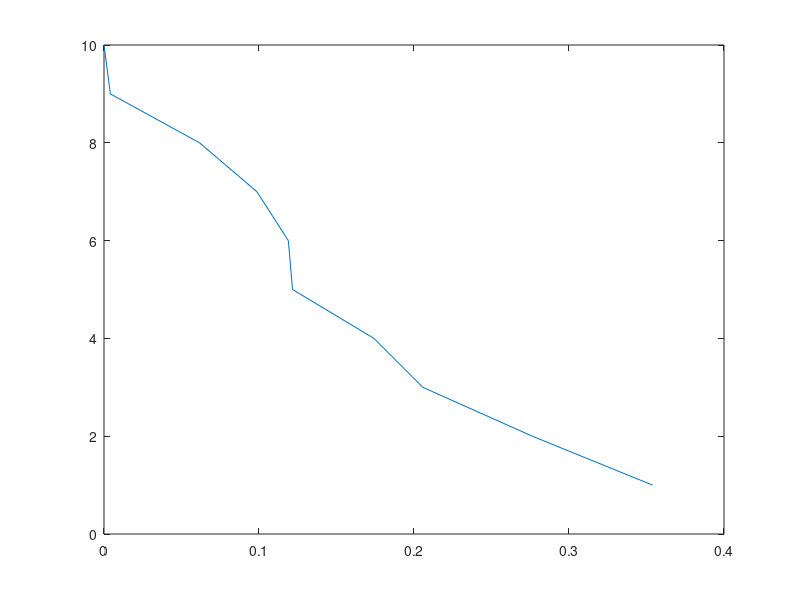

This chart was generated by the following MATLAB code: (Note: this script raises an error after producing the figure.)
%Single Step


clear all
close all

simulationtime=8000;
InitialFilamentSize= 1000;

L=zeros(1,InitialFilamentSize)

kMotorOn=15;
kMotorOff=20;

M(1)=size(L,2); %Shows length of filament over time
T(1)=1;

 InitialFilamentSize=[10:10:500];
for j=(1:size(InitialFilamentSize,2))
    

%~~~Concentration Versus Depolymerization Rate Stuff~~~~~~~~~~~~~~~~~~~~~~~
    %--(Comment Out Everything until next line when not changing concentration)
% Concentration=[1:10:100 100:50:1000 1100:100:2000];
% 
% for j=(1:size(Concentration, 2))
% 
%     C=Concentration(j);
% ~~~~~~~~~~~~~~~~~~~~~~~~~~~~~~~~~~~~~~~~~~~~~~~~~~~~~~~~~~~~~~~~~~~~~~~~~

%       C=1; %Use this when making the code concentration independent (Don't comment out when changing initial lengths)
    
%---Parameters, don't comment out------------------------------------------
    
    
    %Changing Initial Lengths
          L=zeros(1,InitialFilamentSize(j));
              M=zeros(1,InitialFilamentSize(j));
    %%Constant Initial Lengths
%         L=zeros(1,InitialFilamentSize);
%         M=zeros(1,InitialFilamentSize);
     
    
    M(1)=size(L,2); %Shows length of filament over time
    T=zeros(1,simulationtime-1);
    T(1)=0;
    
    i=1;
%--------------------------------------------------------------------------




while i<(simulationtime-1) && size(L,2)>1
    
    %k1
        k1=kMotorOff;
   
    
    %ktotal
    ktotal=k1;
    
    DT(i)=exprnd(1/ktotal);
    L(end)=[];
    
    
    
    
    M(i+1)=size(L,2);
    T(i+1)=T(i)+DT(i);
    i=i+1
end

t=T>0;
TReal=T(t);
TReal=[0 TReal]; %this makes it so the first zero column (when the time is truly zero) is added back in

m=M>0;
MReal=M(m);
%~~~FOR MULTIPLE CONCENTRATION LINE GRAPHS~~~~~~~~~~~~~~~~~~~~~~~~~~~~~~~~~

% figure(1)
% colors=jet(size(Concentration,2));
%  p=plot(TReal,MReal);
% p.Color=colors(j,:);
% 
%  xlabel('Time')
%  ylabel('Length')
%  title('Length of Filament Versus Time')
% 
% FitofGraphs=polyfit(TReal.',MReal.',1);
% SlopeofGraphsMatrix1(j)=abs(FitofGraphs(1));
% 
% legendname=strcat('Concentration=',num2str(Concentration(j)),' & Slope=', num2str(SlopeofGraphsMatrix1(j)));
% p.DisplayName=legendname;
% legend show
% 
% hold on


% end

%~~~FOR MULTIPLE INITAL LENGTHS LINE GRAPH~~~~~~~~~~~~~~~~~~~~~~~~~~~~~~~~~
figure(1)
colors=jet(size(InitialFilamentSize,2));
p=plot(TReal,MReal);
p.Color=colors(j,:);

xlabel('Time')
ylabel('Length')
title('Length of Filament Versus Time When kOn<kOff')

FitofGraphs=polyfit(TReal.',MReal.',1);
SlopeofGraphsMatrix(j)=abs(FitofGraphs(1));

legendname=strcat('InitialLength',num2str(InitialFilamentSize(j)),' & Slope=', num2str(SlopeofGraphsMatrix(j)));
p.DisplayName=legendname;
legend show

hold on

end
%--------------------------------------------------------------------------

%~~~FOR INITIAL LENGTHS VERSUS DEPOLYMERIZATION RATE SCATTER PLOT~~~~~~~~~~
figure(2)
 sz=200
 n=scatter(InitialFilamentSize,SlopeofGraphsMatrix, sz, 'filled','g')
 xlabel('Initial Lengths','fontsize',40)
 ylabel('Depolymerization Rates','fontsize',40)
 title('Initial Lengths Versus Depolymerization Rate','fontsize',40)
 n.DisplayName=('Simulated Data')
 hold on
 y=kMotorOff
 r=line([0,InitialFilamentSize(end)],[y,y],'LineWidth',3,'Color','m')
 r.DisplayName=('Theory=kOff')
 legend show
 LEGH=legend
 LEGH.FontSize=40

 
 hold off
%--------------------------------------------------------------------------
 

%~~~FOR CONCENTRATION VERSUS DEPOLYMERIZATION SCATTER PLOT~~~~~~~~~~~~~~~
% 
%  hold off
%  
%  
%  figure(2)
%  sz=200
%  n=scatter(Concentration,SlopeofGraphsMatrix1,sz)
%  xlabel('Concentration','fontsize',40)
%  ylabel('Depolymerization Rates','fontsize',40)
%  title('Depolymerization Rates Versus Concentration of Motors','fontsize',40)
%  
%  n.Marker=('o')
%  n.MarkerFaceColor=('g')
%  n.MarkerEdgeColor=('g')
%  n.DisplayName=('Simulated Data')
%  
%  hold on
%  
% %  err=ones(size(Concentration))
% %  o=errorbar(Concentration, SlopeofGraphsMatrix1, err,'LineStyle','none')
% %  o.DisplayName=('Error')
% %  o.Color=('m')
%  
%  hold on
%  
% 
%  y=kMotorOff;
%  r=line([0,Concentration(end)],[y,y],'LineWidth',3,'Color','m')
%  r.DisplayName=('Theory=kOff')
%  
%  legend show
%  LEGH=legend;
%  LEGH.FontSize=40
%  hold off
 
 %-------------------------------------------------------------------------

figure(3)
plot(TReal,M,'b')
xlabel('Time','fontsize',40)
ylabel('Length','fontsize',40)
title('Length of Filament Versus Time','fontsize',40)

figure(4)

histogram(DT,'Normalization','pdf','FaceColor','b')

xlabel('Waiting Time','fontsize',40)
ylabel('Probability','fontsize',40)

title('Simulated Probability Distribution With Theoretical Probability Distribution','fontsize',40)
hold on


y=(kMotorOn*kMotorOff/(kMotorOn-kMotorOff))*(exp(-kMotorOff*DT)-exp(-kMotorOn*DT));
 scatter(DT,y, 'c')
y1=kMotorOn*exp(-kMotorOn*DT)
scatter(DT,y1, 'm')
xlabel('Waiting Time','fontsize',40)
ylabel('Probability','fontsize',40)
y2=kMotorOff*exp(-kMotorOff*DT)
scatter(DT,y2, 'g')


hold off
